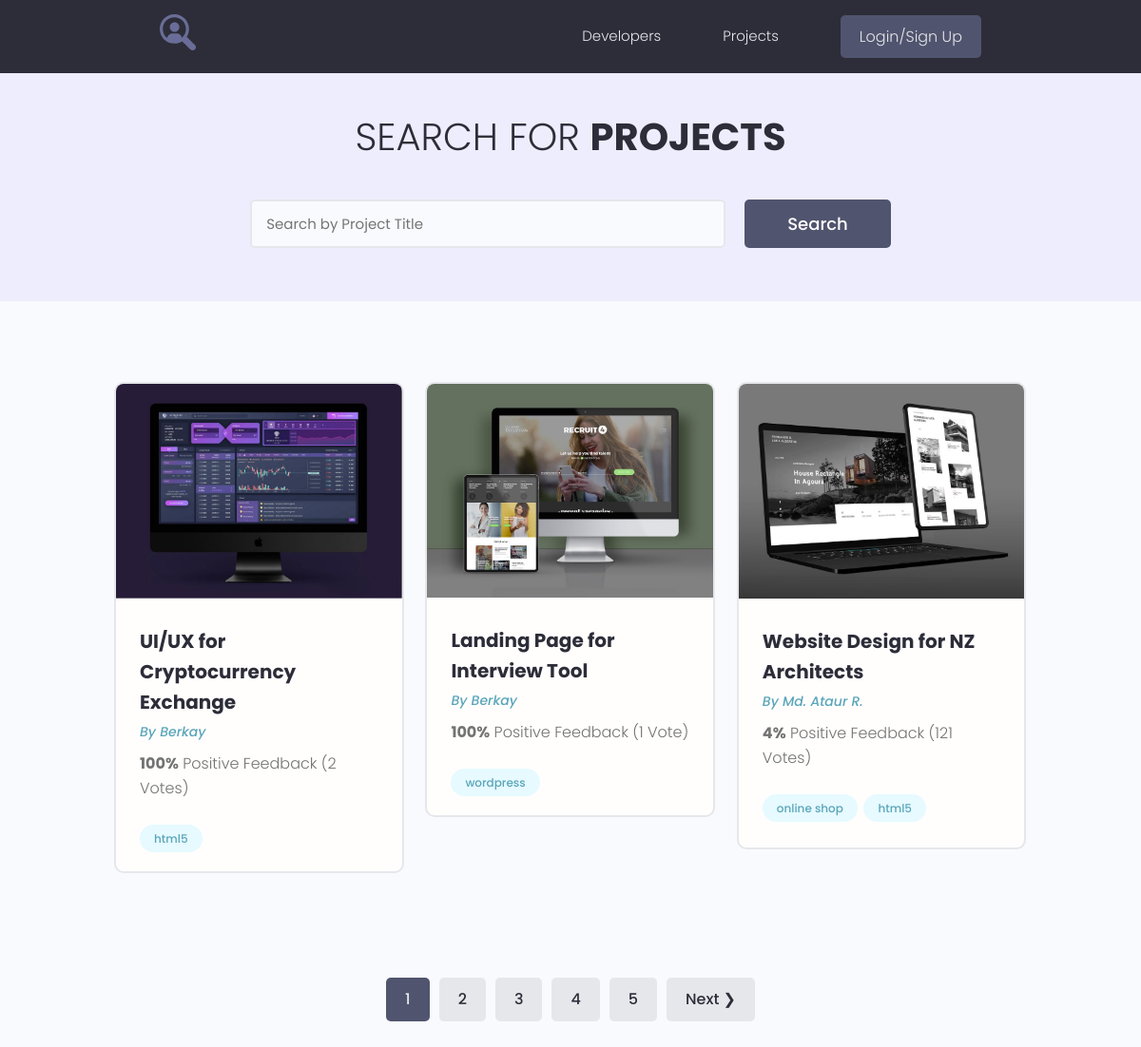
/projects/, run on the app's committed database.
### projects/models.py (models this page shows, shortened)
class Project(models.Model):
    owner = models.ForeignKey(Profile, on_delete=models.SET_NULL, blank=True, null=True)
    title = models.CharField(max_length=200)
    description = models.TextField(blank=True, null=True)
    featured_image = models.ImageField(upload_to="projects/%Y/%m/%d/", default="default.jpg")
    demo_link = models.CharField(max_length=1000, blank=True, null=True)
    source_link = models.CharField(max_length=1000, blank=True, null=True)
    tags = models.ManyToManyField(Tag, blank=True)
    vote_total = models.IntegerField(default=0)
    vote_ratio = models.IntegerField(default=0)
    created = models.DateTimeField(auto_now_add=True)
    class Meta:
        ordering = ['-vote_ratio', '-vote_total', 'title']

class Tag(models.Model):
    name = models.CharField(max_length=200)
    created = models.DateTimeField(auto_now_add=True)
    def __str__(self):
        return self.name

### users/models.py (models this page shows, shortened)
class Profile(models.Model):
    user = models.OneToOneField(User, on_delete=models.CASCADE, null=True, blank=True)
    name = models.CharField(max_length=200, null=True, blank=True)
    email = models.EmailField(max_length=200, null=True, blank=True)
    username = models.CharField(max_length=200, null=True, blank=True)
    short_intro = models.CharField(max_length=200, null=True, blank=True)
    bio = models.TextField(null=True, blank=True)
    profile_image = models.ImageField(upload_to="profiles/", default="profiles/user-default.png")
    profile_youtube = models.ImageField(upload_to="profiles/", default="profiles/user-default.png")
    profile_website = models.ImageField(upload_to="profiles/", default="profiles/user-default.png")
    creates = models.DateTimeField(auto_now_add=True)

### projects/views.py (the view)
# urls.py: path('projects/', include('projects.urls')),
def projects(request):
    pr, search_query = search_projects(request)
    custom_range, pr = paginate_projects(request, pr, 3)
    context = {
        'projects': pr,
        'search_query': search_query,
        'custom_range': custom_range
    }
    return render(request, "projects/projects.html", context)

### projects/utils.py (called while the page is built)
def paginate_projects(request, pr, results):
    page = request.GET.get('page')
    paginator = Paginator(pr, results)
    try:
        pr = paginator.page(page)
    except PageNotAnInteger:
        page = 1
        pr = paginator.page(page)
    except EmptyPage:
        page = paginator.num_pages
        pr = paginator.page(page)
    left_index = int(page) - 4
    if left_index < 1:
        left_index = 1
    right_index = int(page) + 5
    if right_index > paginator.num_pages:
        right_index = paginator.num_pages + 1
    custom_range = range(left_index, right_index)
    return custom_range, pr

def search_projects(request):
    search_query = ""
    if request.GET.get('search_query'):
        search_query = request.GET.get('search_query')
    pr = Project.objects.filter(
        Q(title__icontains=search_query) |
        Q(description__icontains=search_query) |
        Q(owner__name__icontains=search_query)
    )
    return pr, search_query

### projects/templates/projects/projects.html (shortened to what this page needs)
{% extends 'projects/base.html' %}
{% block content %}
  <main class="projects">
    <section class="hero-section text-center">
      <div class="container container--narrow">
        <div class="hero-section__box">
          <h2>Search for <span>Projects</span></h2>
        </div>
        <div class="hero-section__search">
          <form id="search" class="form" action="{%url 'projects'%}" method="get">
            <div class="form__field">
              <input class="input input--text" id="formInput#search" type="text" name="search_query" value="{{search_query}}"
                placeholder="Search by Project Title" />
            </div>
            <input class="btn btn--sub btn--lg" type="submit" value="Search" />
          </form>
        </div>
      </div>
    </section>
    <section class="projectsList">
      <div class="container">
        <div class="grid grid--three">
          {% for project in projects %}
          <div class="column">
            <div class="card project">
              <a href="{% url 'project' project.id %}" class="project">
                <img class="project__thumbnail" src="{{project.featured_image.url}}" alt="project thumbnail" />
                <div class="card__body">
                  <h3 class="project__title">{{project.title}}</h3>
                  <p><a class="project__author" href="{%url 'user_profile' project.owner.id%}">By {{project.owner.name}}</a></p>
                  <p class="project--rating">
                    <span style="font-weight: bold;">{{project.vote_ratio}}%</span> Positive
                    Feedback ({{project.vote_total}} Vote{{project.vote_total|pluralize:'s'}})
                  </p>
                  <div class="project__tags">
                    {% for tag in project.tags.all %}
                    <span class="tag tag--pill tag--main">
                      <small>{{tag}}</small>
                    </span>
                    {% endfor %}
                  </div>
                </div>
              </a>
            </div>
          </div>
          {% endfor %}
        </div>
      </div>
    </section>
  {%include 'projects/pagination.html' with queryset=projects%}
  </main>
{% endblock %}

### projects/templates/projects/base.html (shortened to what this page needs)
<!DOCTYPE html>
{% load static %}
<html lang="en">
<head>
   <link rel="stylesheet" href="https://maxcdn.bootstrapcdn.com/font-awesome/4.5.0/css/font-awesome.min.css">
  <link rel="stylesheet" href="{% static 'uikit/styles/uikit.css' %}" />
  <link rel="stylesheet" href="{% static 'styles/app.css' %}" />
</head>
<body>
    {% include 'projects/navbar.html' %}
    {% block content %}{% endblock %}
</body>
</html>

### projects/templates/projects/navbar.html (shortened to what this page needs)
{% load static %}
  <header class="header">
    <div class="container container--narrow">
      <a href="{% url 'profiles' %}" class="header__logo">
        <img src="{% static 'images/logo.svg' %}" alt="DevSearch Logo" />
      </a>
      <nav class="header__nav">
        <ul class="header__menu">
          <li class="header__menuItem"><a href="{% url 'profiles' %}">Developers</a></li>
          <li class="header__menuItem"><a href="{% url 'projects' %}">Projects</a></li>
          {%if request.user.is_authenticated%}
          <li class="header__menuItem"><a href="{% url 'inbox' %}">Inbox</a></li>
          <li class="header__menuItem"><a href="{% url 'account'%}">Account</a></li>
          <li class="header__menuItem"><a href="{% url 'create-project' %}">Add Projects</a></li>
          <li class="header__menuItem"><a href="{%url 'logout'%}" class="btn btn--sub">Logout</a></li>
          {%else%}
          <li class="header__menuItem"><a href="{%url 'login'%}" class="btn btn--sub">Login/Sign Up</a></li>
          {%endif%}
        </ul>
      </nav>
    </div>
  </header>

### projects/templates/projects/pagination.html (shortened to what this page needs)
{%if queryset.has_other_pages%}
    <div class="pagination">
      <ul class="container">
        {%for page in custom_range%}
          {%if page == queryset.number%}
          <li><a href="?page={{page}}" class="btn btn--sub page-link" data-page="{{page}}">{{page}}</a></li>
          {%else%}
          <li><a href="?page={{page}}" class="btn page-link" data-page="{{page}}">{{page}}</a></li>
          {%endif%}
        {% endfor %}
        {%if queryset.has_next%}
        <li><a href="?page={{queryset.next_page_number}}" class="btn page-link" data-page="{{queryset.next_page_number}}">Next &#10095;</a></li>
        {%endif%}
      </ul>
    </div>
{%endif%}

### projects/static/styles/app.css (style rules this page uses)
:root { --color-sub: #2d2d39; }
.btn--sub { background-color: var(--color-sub-light); }
.card { border: 2px solid var(--color-light); }
img { width: 100%; }
.header { position: sticky; z-index: 111; background-color: var(--color-sub); padding: 1.5rem 0; }
.header > .container { display: flex; justify-content: space-between; align-items: center; }
.header__logo > img { height: 3.8rem; }
.header__nav > ul { display: inline-flex; align-items: center; list-style: none; gap: 6.5rem; }
.header__menuItem > a { color: var(--color-light); font-weight: 300; }
.hero-section { height: 40vh; display: flex; align-items: center; background-color: var(--color-sub); }
.hero-section__box { margin-bottom: 4rem; }
.hero-section__box > h2, .hero-section__box > h2 > span { font-size: 4rem; color: var(--color-light); line-height: 1.3; text-transform: uppercase; }
.hero-section__box > h2 { font-weight: 300; }
.hero-section__box > h2 > span { font-weight: 700; }
.hero-section__search > .form { display: flex; align-items: center; justify-content: center; gap: 2rem; }
.hero-section__search > .form input.input--text { width: 50rem; }
.pagination { margin-top: 8rem; margin-bottom: 10rem; }
.pagination > ul { flex-wrap: wrap; list-style: none; display: flex; align-items: center; justify-content: center; gap: 1rem; }
.pagination .btn { color: var(--color-sub); }
.pagination .btn.btn--sub { color: var(--color-light); }
.project__author { font-size: 1.4rem; font-style: italic; }
.project--rating { margin-bottom: 1.6em; margin-top: .5em; }
.projects > .hero-section { background: var(--color-sub-lighter); height: 30vh; }
.projects .hero-section__box { margin-bottom: 2.5rem; }
.projects .hero-section__box > h2 { color: var(--color-sub); }
.projects .hero-section__box > h2 > span { font-weight: 700; color: var(--color-sub); }
.projectsList { margin-top: 8rem; }
.project__thumbnail { object-fit: cover; object-position: top center; width: 100%; }
.project__title { font-size: 2rem; font-weight: 700; color: var(--color-sub); }

### projects/static/uikit/styles/modules/_variables.css (style rules this page uses)
:root { --color-main: #5aa5b9; --color-main-light: #e6faff; --color-sub: #3f4156; --color-sub-light: #51546e; --color-sub-lighter: #ededfd; --color-text: #737373; --color-gray: #8b8b8b; --color-light: #e5e7eb; --color-light-gray: #767676; --color-bg: #f8fafd; --color-white: #fffefd; --color-white-light: #f3f3f3; --color-success: #359e64; --color-success-bg: #def8e8; --color-error: #fc4b0b; --color-error-bg: #fff2ee; --font-base: 'Poppins', arial, helvetica, 'Segoe UI', roboto, ubuntu, sans-serif; --font-monospace: 'Fira Code', 'Courier New', courier, monospace; --font-regular: 300; --font-medium: 500; --font-bold: 700; --generic-shadow: 1px 1px 5px #00000010; --generic-transition: all 0.3s ease-in-out; }

### projects/static/uikit/styles/modules/_base.css (style rules this page uses)
* { margin: 0; padding: 0; box-sizing: border-box; text-rendering: optimizeLegibility; color: inherit; font-size: inherit; }
html { font-size: 50%; }
@media only screen and (min-width: 480px) { html { font-size: 56.25%; } }
@media only screen and (min-width: 1200px) { html { font-size: 62.5%; } }
body { line-height: 1.6; font-weight: 400; font-size: 1.5rem; color: var(--color-text); background-color: var(--color-bg); min-height: 100vh; }

### projects/static/uikit/styles/modules/_typography.css (style rules this page uses)
* { font-family: var(--font-base); }
h2 { font-size: 3.6rem; font-weight: var(--font-bold); }
h3 { font-size: 3.2rem; font-weight: var(--font-medium); }
p, span, strong { font-size: 1.6rem; color: var(--color-text); font-weight: var(--font-regular); }
a { padding-bottom: 2px; text-decoration: none; display: inline-block; color: var(--color-main); font-weight: var(--font-medium); }

### projects/static/uikit/styles/modules/_utilities.css (style rules this page uses)
.container { width: 92%; max-width: 165rem; margin: 0 auto; box-sizing: border-box; }
.container--narrow { width: 92%; max-width: 120rem; }
@media screen and (min-width: 1000px) { .container { width: 90%; } }
@media screen and (min-width: 1000px) { .container--narrow { width: 85%; } }
@media screen and (min-width: 1200px) { .container { width: 80%; } }
@media screen and (min-width: 1200px) { .container--narrow { width: 72%; } }
.text-center { text-align: center; }

### projects/static/uikit/styles/modules/_card.css (style rules this page uses)
.card { border-radius: 1rem; background-color: var(--color-white); border: 1.5px solid var(--color-light); width: auto; height: auto; margin-top: 0.5rem; margin-bottom: 0.5rem; overflow: hidden; }
.card__body, .card__header { padding: 2rem 2.5rem; }

### data on the page
Project: featured_image (picture), title "UI/UX for Cryptocurrency Exchange", owner.name "Berkay", vote_ratio "100", vote_total "2"
Tag: name "html5"
Project: featured_image (picture), title "Landing Page for Interview Tool", owner.name "Berkay", vote_ratio "100", vote_total "1"
Tag: name "wordpress"
Project: featured_image (picture), title "Website Design for NZ Architects", owner.name "Md. Ataur R.", vote_ratio "4", vote_total "121"
Tag: name "online shop"

### other printed values
{{ page }} "1"
{{ page }} "2" "3" "4" "5"
